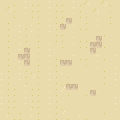

Below is a game level as drawn by its tile map, then a one-line description and the .tmx file that defines it, in full:
An orthogonal 20x20 tile map with 6x6 px tiles, 1 tile layer (Tile Layer 1), 3 tilesets.

<map version="1.0" orientation="orthogonal" renderorder="right-down" width="20" height="20" tilewidth="6" tileheight="6" nextobjectid="1">
 <tileset firstgid="1" name="tileset3" tilewidth="6" tileheight="6" tilecount="149200" columns="373">
  <image source="tileset/tileset3.png" width="2240" height="2400" />
 </tileset>
 <tileset firstgid="149201" name="tileset8" tilewidth="6" tileheight="6" tilecount="27632" columns="314">
  <image source="tileset/tileset8.png" width="1888" height="528" />
 </tileset>
 <tileset firstgid="176833" name="tileset2" tilewidth="6" tileheight="6" tilecount="16848" columns="144">
  <image source="tileset/tileset2.png" width="864" height="705" />
 </tileset>
 <layer name="Tile Layer 1" width="20" height="20">
  <data encoding="csv">
16791,15671,16790,16791,16792,16793,16790,16791,16792,16793,16790,16791,16792,16793,16044,16045,16046,16047,16790,16791,
16791,16044,16790,16791,16792,16793,16790,16791,16792,16793,16790,16791,16792,16793,16417,16418,16419,16420,16790,16791,
16791,16417,16790,16791,16792,16793,16790,16791,16792,16793,16790,16791,16792,16793,16790,16791,16792,16420,16790,16791,
16791,16790,16420,16420,16420,16420,16790,16791,16792,16793,16790,177034,16420,16420,16790,16791,16792,16420,16790,16420,
16791,16790,16791,16792,16793,15673,16790,16791,16792,16793,177034,16791,16792,16793,16790,16791,16792,16420,16420,16420,
16791,16790,16791,16792,16793,15673,16790,16791,16792,16793,16790,16420,16420,16420,16420,16420,16420,16790,16420,16420,
16791,16790,16791,16792,16793,15672,16790,16791,16420,16793,16790,16791,16792,16793,16790,16791,177034,16420,16420,16420,
16791,16790,16791,16792,16793,15672,16790,16791,16792,16420,16790,16791,16792,16793,16790,177034,177034,16790,16791,16420,
16791,16790,16791,16792,177034,15672,16790,16791,16792,16420,16420,16791,16420,16420,16420,177034,16420,16420,16791,16420,
16791,16790,16791,177034,177034,15672,16790,16791,16792,16793,16420,16791,16792,16793,16790,16791,16792,16790,16791,16792,
16791,16790,16791,16792,177034,15672,16790,16791,16792,16793,177034,177034,16420,16420,16790,16791,16792,16420,16420,16420,
16791,16790,16791,16792,16793,15674,16790,16791,16792,16793,15671,16420,16791,16420,16420,16791,16792,16790,16791,16792,
16792,16790,16791,16792,16793,16047,16790,16791,16792,16793,15673,16790,16420,16420,16420,16420,16420,16790,16791,16792,
16792,16790,16791,16792,16793,16420,16790,16791,16792,16793,15674,16790,16791,16420,16420,16420,16420,16790,16791,16792,
16792,16793,16790,16791,16792,16793,16790,16791,16792,16793,16047,177034,177034,16420,16420,16420,16420,16420,16791,16792,
16792,16793,16790,16791,16792,16793,16790,16791,16792,16793,15673,16790,16420,16420,16790,177034,16792,16420,16420,16420,
16792,16793,16790,16791,16792,16793,16790,16791,16792,16793,15674,16420,16420,16420,16420,16420,16420,16420,16791,16792,
16792,16793,16790,16791,16792,16793,16790,16791,16792,16793,15674,16420,16420,16420,16420,16420,16420,16420,16791,16792,
16792,16793,16420,16790,16791,16792,16790,16791,16792,16793,16047,16420,16420,16420,16420,16420,16420,16790,16791,16792,
16791,16792,16793,16790,16791,16792,16790,16791,16792,16793,16420,16790,16791,16792,16790,16791,16420,16420,16420,16420
</data>
 </layer>
</map>
